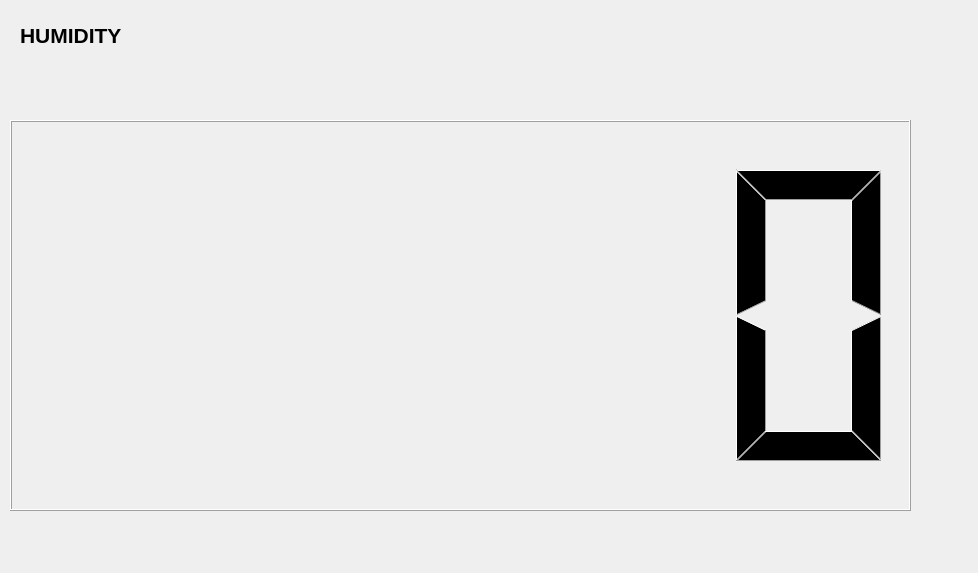
<?xml version="1.0" encoding="UTF-8"?>
<ui version="4.0">
 <class>HUMIDITY</class>
 <widget class="QWidget" name="HUMIDITY">
  <property name="geometry">
   <rect>
    <x>0</x>
    <y>0</y>
    <width>978</width>
    <height>573</height>
   </rect>
  </property>
  <property name="windowTitle">
   <string>Dialog</string>
  </property>
  <widget class="QLabel" name="superBanner">
   <property name="geometry">
    <rect>
     <x>20</x>
     <y>10</y>
     <width>271</width>
     <height>51</height>
    </rect>
   </property>
   <property name="font">
    <font>
     <pointsize>16</pointsize>
     <weight>75</weight>
     <bold>true</bold>
    </font>
   </property>
   <property name="text">
    <string>&lt;html&gt;&lt;head/&gt;&lt;body&gt;&lt;p&gt;HUMIDITY&lt;/p&gt;&lt;/body&gt;&lt;/html&gt;</string>
   </property>
  </widget>
  <widget class="QLCDNumber" name="lcdNumber">
   <property name="geometry">
    <rect>
     <x>10</x>
     <y>120</y>
     <width>901</width>
     <height>391</height>
    </rect>
   </property>
  </widget>
 </widget>
 <resources/>
 <connections/>
</ui>
